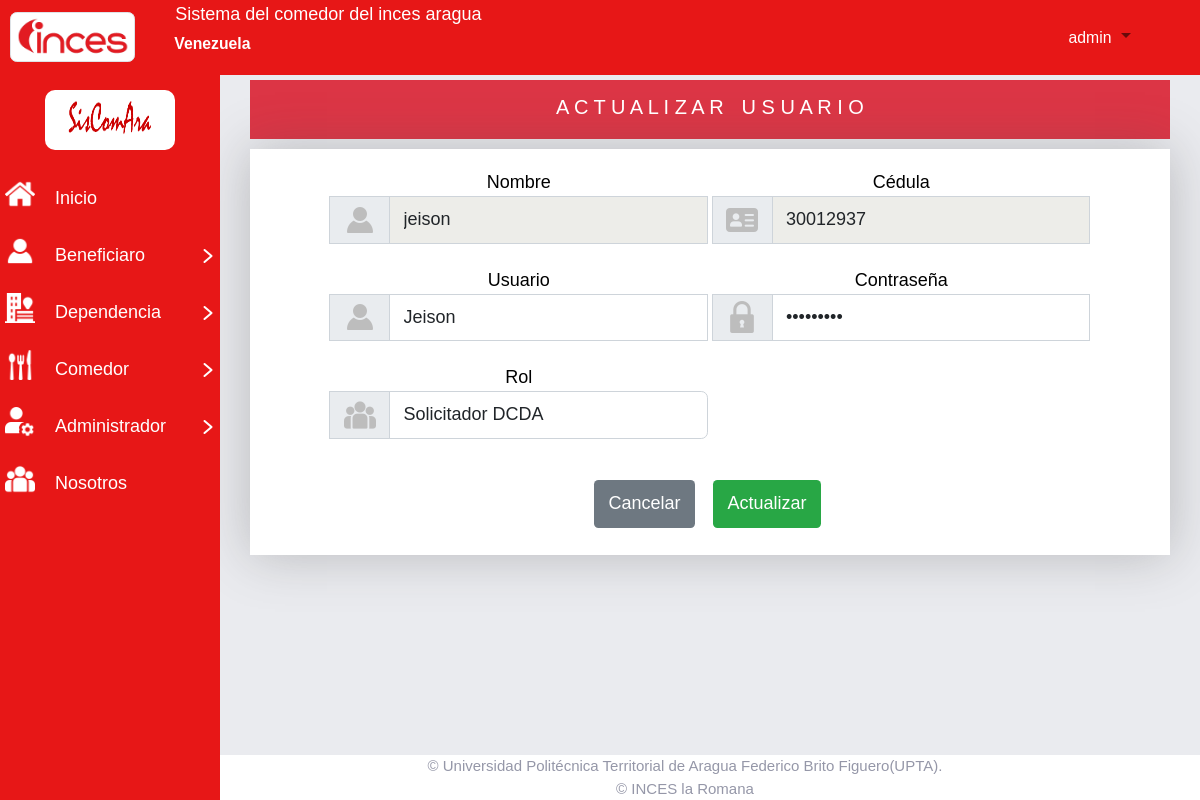
/sistema/actualizar-usuario.php?tabla=1 (signed in), run on the app's committed database.
### tables this page shows
CREATE TABLE `usuario` (
  `idusuario` int(11) NOT NULL,
  `usuario` varchar(50) NOT NULL,
  `contraseña` varchar(50) NOT NULL,
  `nombre` varchar(50) NOT NULL,
  `cedula_usuario` int(20) NOT NULL,
  `idrol` int(20) NOT NULL,
  `fecha_usuario` varchar(20) DEFAULT NULL,
  `hora_usuario` varchar(20) DEFAULT NULL,
  `activo_us` varchar(50) DEFAULT NULL
);

CREATE TABLE `rol` (
  `idrol` int(11) NOT NULL,
  `rol` varchar(50) NOT NULL
);

### sistema/actualizar-usuario.php (the view, shortened to what this page needs)
<?php
include("php/rol.php");
?>
<!DOCTYPE html>
<html lang="en">
<head>
   <link rel="stylesheet" href="css/bootstrap.min.css">
    <link rel="stylesheet" href="css/menus.css">
    <link rel="stylesheet" href="css/botones.css">
</head>
<?php include("include/header.php");
$idPersonalRegistro = $_GET['tabla'];
  $consulta_registro_personal = "SELECT * FROM usuario INNER JOIN rol ON
  usuario.idrol = rol.idrol
  WHERE idusuario='".$idPersonalRegistro."' ";
$resultado_registro_personal = $conexion->query($consulta_registro_personal);
while ($rowUsuario=$resultado_registro_personal->fetch_assoc()){
  $nombreUsuario= $rowUsuario['nombre'];
  $usuarioidoUsuario = $rowUsuario['usuario'];
  $cedulaUsuario = $rowUsuario['cedula_usuario'];
  $contraseñaUsuario = $rowUsuario['contraseña'];
  $rolUsuario = $rowUsuario['rol'];
  $idrol= $rowUsuario['idrol'];
}
?>
<div id="contenedor-primario"class="contenedor-primario container-fluid aling-items-center d-flex ">
    <div id="contenedor-segundario"class="contenedor-segundario  ">
    <div class="nombre-tabla container-fluid d-flex justify-content-center bg-danger">
      <h4 class="text-white me-3">A C T U A L I Z A R </h4><h4 class="text-white"> U S U A R I O</h4>
    </div>
      <div class="formulario ">
        <form class="" action="" method="POST">
                <div class="input-edit input-group mb-3 ">
                    <label class="" for="">Nombre</label>
                    <span class="input-group-text" ><img src="icons/usuario-usuario.png" alt=""></span>
                    <input class="form-control input" type="text" id="editar-nombre" name="editar-nombre" autocomplete="off" value="<?php echo $nombreUsuario;?>" placeholder="Nombre" readonly><br>
                </div>
                 <div class="input-edit input-group  mb-3">
                    <label class="" for="">Cédula</label>
                    <span class="input-group-text" ><img src="icons/cedula2.png" alt=""></span>
                    <input  minlength="6" maxlength="10"class="form-control input" id="editar-cedula" type="text" name="editar-cedula" autocomplete="off" value="<?php echo $cedulaUsuario;?>" placeholder="Cedula" readonly><br>
                </div>
                <div class="input-edit input-group  mb-3">
                    <label class="" for="">Usuario</label>
                    <span class="input-group-text" ><img src="icons/usuario-usuario.png" alt=""></span>
                    <input class="form-control" type="text" id="editar-apellido" name="editar-usuario" autocomplete="off" value="<?php echo $usuarioidoUsuario;?>" placeholder="Usuario" ><br>
                </div>
                <div class="input-edit input-group  mb-3">
                    <label class="" for="">Contraseña</label>
                    <span class="input-group-text" ><img onclick="cambiarimagen();" id="contraseña" src="icons/candado.png" alt=""></span>
                    <input class="form-control" type="password" id="input" name="editar-contraseña" autocomplete="off" value="<?php echo $contraseñaUsuario;?>" placeholder="Contraseña"><br>
                </div>
                <div class="input-edit input-group mb-3">
                    <label class="" for="">Rol</label>
                    <span class="input-group-text" ><img src="icons/grupo1.png" alt=""></span>
                    <select class="form-control"   name="editar-rol"><br>
                    <option value="<?php echo $idrol;?>"><?php echo $rolUsuario;?></option>
                    </select>
                </div>
                <div>
                </div>
                <div class="contenedor-botones container-fluid d-flex justify-content-center mt-3 mb-4 ">
                  <button type="button" class="boton-alerts-gris me-3" id="boton-cancelar">Cancelar</button>
                  <input type="submit" class="boton-alerts-verde" name="boton-guardar" value="Actualizar">
                </div>
          </form>
          </div>
      </div>
      <footer class="contenedor-upta d-flex ">
        <div>
          <p>&copy Universidad Politécnica Territorial de Aragua Federico Brito Figuero(UPTA).</p>
          <p>&copy INCES la Romana</p>
        </div>
    </footer>
  </div>
</body>
</html>

### sistema/css/menus.css (style rules this page uses)
*, *:before, *:after { margin: 0; padding: 0; -webkit-box-sizing: border-box; -moz-box-sizing: border-box; box-sizing: border-box; }
html { font-family: 'Open Sans', sans-serif; font-size: 18px; }
#menu_principal a, label { color: #fff; display: block; text-decoration: none; -webkit-transition: all .5s ease; -o-transition: all .5s ease; transition: all .5s ease; width: 100%; }

### sistema/css/botones.css (style rules this page uses)
.boton-alerts-verde { border-radius: .25em; color: #fff; font-size: 1em; text-decoration: none; background-color:#28a745; align-items: center; display: flex; flex-direction: row; font-size: 1rem; justify-content: center; padding: .6rem .8rem; border: none; text-decoration: none; }
.boton-alerts-gris { border-radius: .25em; color: #fff; font-size: 1em; text-decoration: none; background-color:#6e7881; align-items: center; display: flex; flex-direction: row; font-size: 1rem; justify-content: center; padding: .6rem .8rem; border: none; text-decoration: none; }

### sistema/css/menu_2.0.css (style rules this page uses)
* { margin: 0; padding: 0; box-sizing: border-box; }
body { background: #EAEBEF; font-family: 'Poppins', sans-serif; }

### sistema/actualizar-usuario.php (style rules this page uses)
body { background: #e7e7e7; }
#contraseña { cursor: pointer; }
.container, .container-fluid, .container-lg, .container-md, .container-sm, .container-xl, .container-xxl { --bs-gutter-x: 0rem !important; --bs-gutter-y: 0; width: 100%; padding-right: calc(var(--bs-gutter-x) * .5); padding-left: calc(var(--bs-gutter-x) * .5); margin-right: auto; margin-left: auto; }
.contenedor-primario { width: 100%; height: 100vh; flex-direction: column; align-items: center; }
.contenedor-segundario { padding: 0px 30px 0px 250px; }
.nombre-tabla { padding: 15px 0 10px 0px; margin-bottom: 10px; margin-top: 80px; }
.nombre-tabla h4 { font-size: 20px; margin-bottom: 10px; }
.formulario { width: 100%; box-shadow: 0px 0px 50px #5555; width: 100%; background: white; margin-bottom: 24px; }
.formulario form { padding: 20px 80px 0px 80px; display: grid; grid-template-columns: 1fr 1fr; gap: 5px; }
.input { background:#edede9; }
.input-edit { text-align: center; }
.input-edit label { color: black; }
.contenedor-upta { flex-direction: column; display: flex; justify-content: end; height: 100vh; width: 100%; }
.contenedor-upta div { background-color: white; text-align: center; padding: 0 0 0 170px; }
.contenedor-upta p { margin-bottom: 0; color: #9597a8; font-size: 15px; }
.contenedor-botones { width: 200%; }

### data on the page
usuario: editar-nombre "jeison", editar-cedula "30012937", editar-usuario "Jeison", editar-rol "Solicitador DCDA"

### other printed values
$_SESSION['usuario'] "admin"
